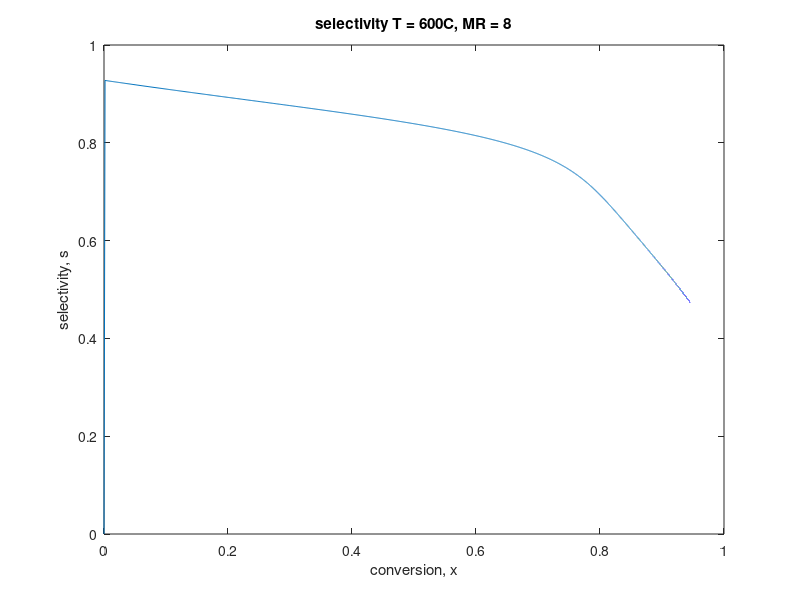
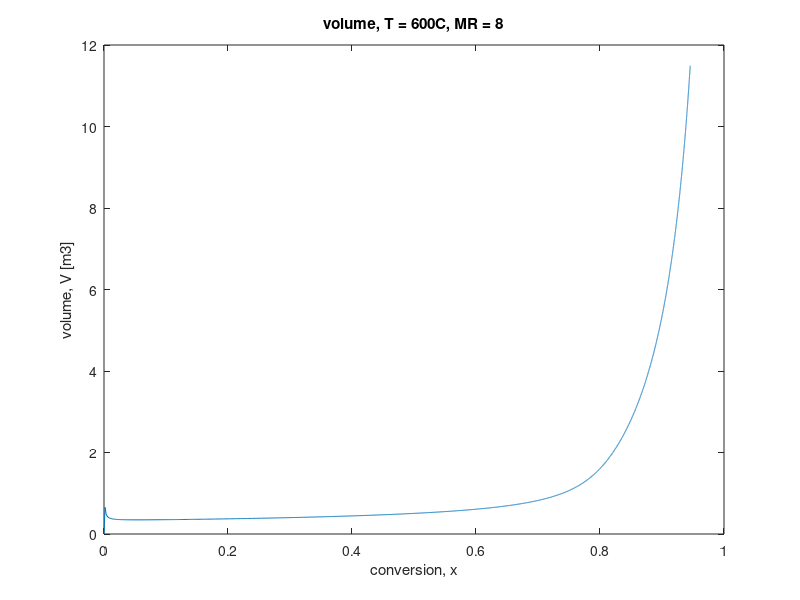

Recreate these plots in MATLAB, in order. (Note: this script raises an error after producing the figures.)
clear;
clc;
close all;


global T MR r R Peb0 Ptot 

T = 600+273; % kelvin
MR = 8;   % steam/feed
r = 1.987; % cal/mol K
R = 8.314 * 10^-5; % m3 bar/K mol
Ptot = 2.02;

Peb0 = 1/(1+MR)* Ptot ;
Feb=6; % initial guess for our inlet
Fsteam=Feb*MR*Ptot;

rho = Ptot/R/T;

global k1 kn1 k2 k3 

 %rate constants
k1 = 1.177 * 10^8 * exp(-21708/r/T) ;
kn1 = 20.965 * exp(7804/r/T);
k2 = 9.206 * 10^12 * exp(-45675/r/T) ;
k3 = 4.724 * 10^7 * exp(-18857/r/T) ;

MW_st = 104; % g/mol
Pst = 100 * 10^6 / MW_st * 1000; % mol/yr
hr_per_yr = 8400; %hr/yr
s_per_hr = 3600;

N = 100 ;
Ceb = zeros(N,1);
Cst = Ceb; % mol/m^3
Ch2 = Ceb; % mol/m^3
Cb=Ceb;
Ct=Ceb;
X = Ceb; 
s = Ceb;
Fin = Ceb;
Fin_tot = Ceb;
q = Ceb;
V = Ceb;


Ceb(1) = (1/(1+MR)) * rho;

delta_Tau = 0.00005;

for n = 2:10000
 % CALCULATING CONCENTRATIONS OF EB , ST , H2 ---------------   
    Ceb(n) = Ceb(n-1) + delta_Tau * (kn1*R*R*T*T*Cst(n-1)*Ch2(n-1) - k1*R*T*Ceb(n-1) - k2*R*T*Ceb(n-1) - k3*R*R*T*T*Ceb(n-1)*Ch2(n-1));
    Cst(n) = Cst(n-1) + delta_Tau * (k1*R*T*Ceb(n-1) - kn1*R*R*T*T*Cst(n-1)*Ch2(n-1));
    Ch2(n) = Ch2(n-1) + delta_Tau * (k1*R*T*Ceb(n-1) - k3*R*R*T*T*Ceb(n-1)*Ch2(n-1) - kn1*R*R*T*T*Cst(n-1)*Ch2(n-1));
    Cb (n) = Cb (n-1) + delta_Tau * (k2*R*T*Ceb(n-1));
    Ct (n) = Ct (n-1) + delta_Tau * (k3*R*R*T*T*Ceb(n-1)*Ch2(n-1));
    
 % calculating conversion of eB    
    X(n) = (Ceb(1) - Ceb(n))./Ceb(1);
 % calculating selectivity of styrene    
    s(n) = Cst(n)./(Ceb(1) - Ceb(n));
 
 % inlet flowrate 
    Fin(n) = Pst./X(n)./s(n) / hr_per_yr;   % mol/hr
    
 % total flowrate    
    Fin_tot(n) = Fin(n) * (1 + MR);            % mol/hr
    
 % volumetric flowrate   
    q(n) = Fin_tot(n) / rho; % m3/hr
 % volume of reactor in m^3   
    V(n) = delta_Tau / s_per_hr * n * q(n);
%%
% CALCULATING SELECTIVITIES OF ALL RXNS -------------------

% For the matrix: 
% selectivity of rxn 1 -> 1
% selectivity of rxn 2 -> 2 (benzene and ethylene)
% selectivity of rxn 3 -> 3 (toluene and methane) 

s_123(n,:) = [s(n) Cb(n)./(Ceb(1) - Ceb(n)) Ct(n)./(Ceb(1) - Ceb(n))];
end
    
   plot(X,s)
   xlabel('conversion, x')
   ylabel('selectivity, s')
   title('selectivity T = 600C, MR = 8')
   
   figure(2)
   plot(X,V)
   xlabel('conversion, x')
   ylabel('volume, V [m3]')
   title('volume, T = 600C, MR = 8')
    
%  Cb=Cb(1:200:end)   ;
%   Ceb=Ceb(1:200:end)   ;
%     Ch2=Ch2(1:200:end) ;
%      Cst=Cst(1:200:end) ;
%       Ct=Ct(1:200:end)   ;
%  Fin=Fin(1:200:end)  ;
%   Fin_tot=Fin_tot(1:200:end)   ;
%  q=q(1:200:end)   ;
% 
%  s=s(1:200:end)   ;
%   s_123=s_123(1:200:end,:)   ;
% 
%  V=V(1:200:end)   ;
%  X=X(1:200:end)  ; 



%%
% ---------------------------------------------------------

% CALCULATING ECONOMIC POTENTIAL --------------------------
% Inputs selectivity, molar ratio, and conversion
% Outputs economic potential (EP), economic potential if all byproducts
% sold as fuel  (EP_fuel), and working capital (WC) 


[EP,EPF,WC, priceeb, pricest, priceby] = EP_PFR_FINAL_vector(s_123,MR,X);

% ---------------------------------------------------------

% ECONOMIC ANALYSIS ---------------------------------------
% Inputs V, WC, EP, X
% Outputs ROI_BT, TCI, NPVs, etc
tic
[H_E,ROI_BT, reac, V_ft, D_fact, WC_CF, PO_CF , TCI, H, D, FC,TI, SU, WC, Profit_BT, Profit_AT, C_F, Cashflow_d, Bond_Fin, D_CF, NPV_0, NPV_proj,NPV_percent,Depreciation] = conceptual_econ_new(V, WC, EPF,X);

time=toc;
% ---------------------------------------------------------
%%
% FIGURE 1: s vs X
% Plots all the different MRs in one plot
figure
	plot(X,s,'-','LineWidth',2)
        xlabel('Conversion, X','FontSize',26)
        ylabel('Selectivity, S','FontSize',26)
        axis([0 1 0 1])
        title('PFR; S vs X;  T = 793k')
        legend('MR=8','FontSize',20)
        set(gca,'FontSize',26)
 
% FIGURE 2: V vs X
% Plots volume against conversion
figure
    plot(X,V,'-','LineWidth',2)
        xlabel('Conversion, X','FontSize',26)
        ylabel('Volume (m^3)','FontSize',26)
       % axis([0 1 0 10])
        title('PFR; V vs X;  T = 600C')
        legend('MR=8','FontSize',20)
        set(gca,'FontSize',26)

% FIGURE 3: EP vs V
% Plots all the economic potentials against corresponding volumes
% figure
% 	plot(V,EPF,'-','LineWidth',2)
%         axis([0 2 0 2*10^7])
%         ylabel('EP Fuel ($/yr)','FontSize',26)
%         xlabel('Volume (m^3)','FontSize',26)
%         title('PFR; V vs EP Fuel;  T = 793k')
%         legend('MR=8','FontSize',20)
%         set(gca,'FontSize',26)
%    

   
% FIGURE 4: NPV_proj vs X and TCI vs X
% Plots NPV_proj versus conversion and TCi versus conversion
figure
	plot(X,NPV_proj,'-',X,TCI,'-','LineWidth',3);
     
        legend('Net Present Value [$]','Total Capital Investment [$]') % label left y-axis
    ylabel('Dollars [$]')
        xlabel('Conversion, X','FontSize',26)
        axis([0 1 0 4*10^7])
       
        set(gca,'FontSize',26)
        
% FIGURE 5: NPV_percent vs X and ROI_BT vs X
% Plots NPV_percent versus conversion and ROI_BT versus conversion
    
	

 
        figure
        plot(X,NPV_percent,'-',X,ROI_BT*100,'-','LineWidth',3);
     ylabel('Percent per Year')
       legend('Net Present Value [%/year]' ,'Return on Investment [%/year]') % label left y-axis
       
        xlabel('Conversion, X','FontSize',26)
        axis([0 1 0 40])
        
        set(gca,'FontSize',26)



